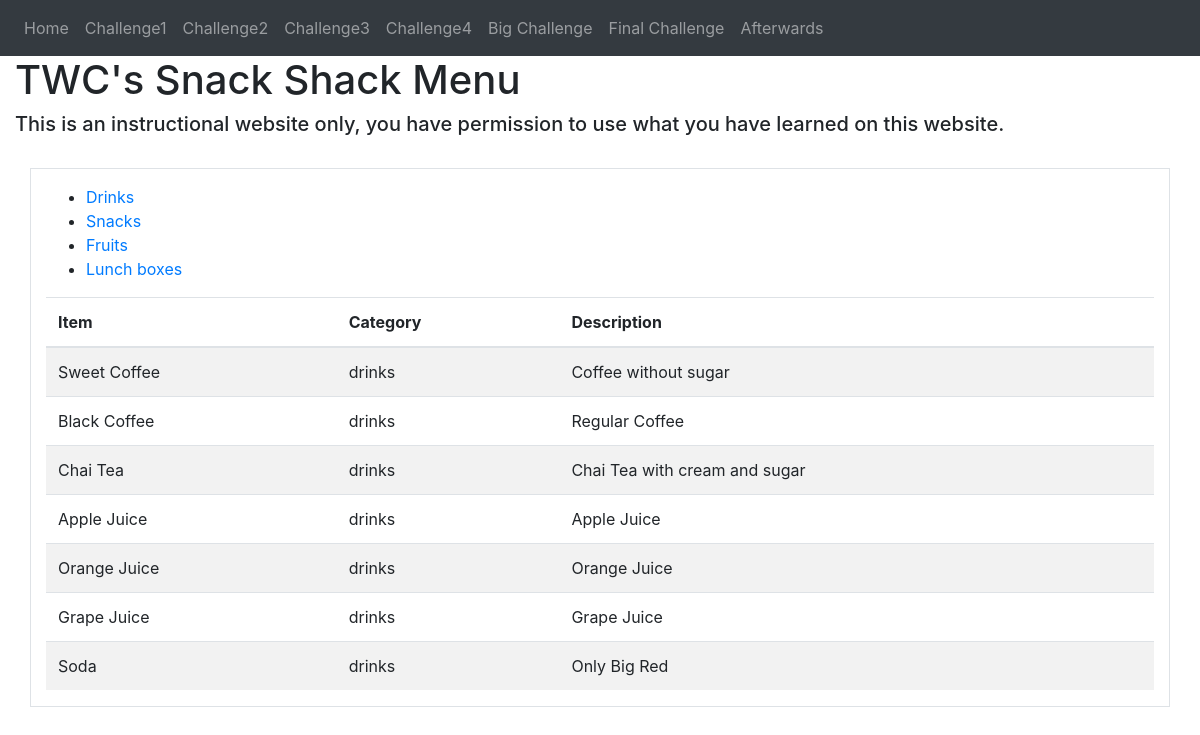
The app's page /apps/menu.php?catid=1000 with its own data.
### tables this page shows
CREATE TABLE `products` (
  `productid` int(11) NOT NULL AUTO_INCREMENT,
  `name` varchar(255) DEFAULT NULL,
  `description` mediumtext,
  `price` decimal(6,2) DEFAULT NULL,
  `catid` int(11) NOT NULL,
  PRIMARY KEY (`productid`),
  KEY `catid` (`catid`),
  CONSTRAINT `products_ibfk_1` FOREIGN KEY (`catid`) REFERENCES `category` (`catid`)
);

CREATE TABLE `category` (
  `catid` int(11) NOT NULL AUTO_INCREMENT,
  `category_name` varchar(255) DEFAULT NULL,
  PRIMARY KEY (`catid`)
);

### apps/menu.php (the view, shortened to what this page needs)
<?php
$stmt = false;
if( isset($_REQUEST['catid']) )
{
   $catid = $_REQUEST['catid'];
   $query ="select products.name as item, category.category_name as category , products.description as description from products inner join category where products.catid = category.catid  AND category.catid = " . $catid;
   $host = "localhost";
   $db ="appdb";
   $user ="appuser";
   $pass="appsecret123";
   $charset = 'utf8';
    $dsn = "mysql:host=$host;dbname=$db;charset=$charset";
    $opt = [
        PDO::ATTR_ERRMODE            => PDO::ERRMODE_EXCEPTION,
        PDO::ATTR_DEFAULT_FETCH_MODE => PDO::FETCH_ASSOC,
        PDO::ATTR_EMULATE_PREPARES   => false
    ];
    try
    {
       $pdo = new PDO($dsn, $user, $pass, $opt);
       $stmt = $pdo->query($query);
    }
    catch(PDOException $e)
    {
       echo $e->getMessage();
    }
}
?>
<!DOCTYPE html>
<html>
<head>
<link rel="stylesheet" type="text/css" href="bootstrap.min.css">
</head>
<body>
  <nav class="navbar navbar-dark navbar-expand-sm bg-dark">
      <div>
        <ul class="navbar-nav">
          <li class="nav-item ">
            <a class="nav-link" href="welcome.php">Home</a>
          </li>
          <li class="nav-item">
            <a class="nav-link" href="Challenge1.html">Challenge1</a>
          </li>
		   <li class="nav-item">
            <a class="nav-link" href="Challenge2.html">Challenge2</a>
          </li>
		  		            <li class="nav-item">
            <a class="nav-link" href="Challenge3.html">Challenge3</a>
          </li>
		  		            <li class="nav-item">
            <a class="nav-link" href="Challenge4.html">Challenge4</a>
          </li>
		  <li class="nav-item">
            <a class="nav-link" href="menu.php">Big Challenge</a>
          </li>
          <li class="nav-item">
            <a class="nav-link" href="login.php">Final Challenge</a>
          </li>
		  		  <li class="nav-item">
            <a class="nav-link" href="about.html">Afterwards</a>
          </li>
         </ul>
      </div>
    </nav>
  <div class="container-fluid">
        <h1>TWC's Snack Shack Menu</h1>
        <p class="h5">This is an instructional website only, you have permission to use what you have learned on this website.</p>
        <br>
  <div class="container border">
<p class="lead" >
<ul>
<li> <a href="menu.php?catid=1000">Drinks</a> </li>
<li> <a href="menu.php?catid=1001">Snacks</a> </li>
<li> <a href="menu.php?catid=1002">Fruits</a> </li>
<li> <a href="menu.php?catid=1003">Lunch boxes</a> </li>
</ul>
</p>
  <?php
  if($stmt!== False)
  {
  ?>
  <table class="table table-striped">
    <thead>
    <tr>
    <th>Item</th>
    <th>Category</th>
    <th>Description</th>
    </tr>
    </thead>
  <tbody>
   <?php
      while($result = $stmt->fetch())
      {
         echo "<tr>";
         echo "<td>" .$result['item']  . "</td><td>" . $result['category'] . "</td><td>" . $result['description'] . "</td>";
         echo "</tr>\n";
      }
   ?>
  </tbody>
  </table>
  <?php
     }
  ?>
 </div>
  </div>
</body>
</html>

### records on screen
products: name "Sweet Coffee", catid.category_name "drinks", description "Coffee without sugar"
products: name "Black Coffee", catid.category_name "drinks", description "Regular Coffee"
products: name "Chai Tea", catid.category_name "drinks", description "Chai Tea with cream and sugar"
products: name "Apple Juice", catid.category_name "drinks", description "Apple Juice"
products: name "Orange Juice", catid.category_name "drinks", description "Orange Juice"
products: name "Grape Juice", catid.category_name "drinks", description "Grape Juice"
products: name "Soda", catid.category_name "drinks", description "Only Big Red"
